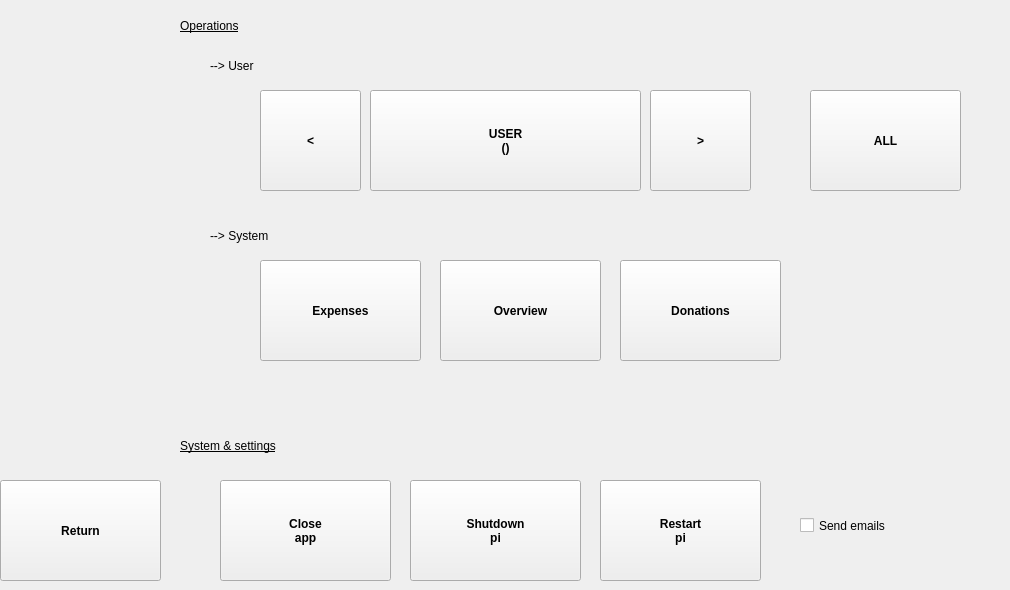
    <widget class="QWidget" name="admin_panel">
     <widget class="QPushButton" name="admin_user_pushButton">
      <property name="geometry">
       <rect>
        <x>370</x>
        <y>90</y>
        <width>271</width>
        <height>101</height>
       </rect>
      </property>
      <property name="font">
       <font>
        <weight>75</weight>
        <bold>true</bold>
       </font>
      </property>
      <property name="text">
       <string>USER
()</string>
      </property>
     </widget>
     <widget class="QLabel" name="label">
      <property name="geometry">
       <rect>
        <x>180</x>
        <y>10</y>
        <width>271</width>
        <height>31</height>
       </rect>
      </property>
      <property name="font">
       <font>
        <underline>true</underline>
       </font>
      </property>
      <property name="text">
       <string>Operations</string>
      </property>
     </widget>
     <widget class="QPushButton" name="admin_allUsers_pushButton">
      <property name="geometry">
       <rect>
        <x>810</x>
        <y>90</y>
        <width>151</width>
        <height>101</height>
       </rect>
      </property>
      <property name="font">
       <font>
        <weight>75</weight>
        <bold>true</bold>
       </font>
      </property>
      <property name="text">
       <string>ALL</string>
      </property>
     </widget>
     <widget class="QPushButton" name="admin_nextUser_pushButton">
      <property name="geometry">
       <rect>
        <x>650</x>
        <y>90</y>
        <width>101</width>
        <height>101</height>
       </rect>
      </property>
      <property name="font">
       <font>
        <weight>75</weight>
        <bold>true</bold>
       </font>
      </property>
      <property name="text">
       <string>&gt;</string>
      </property>
     </widget>
     <widget class="QPushButton" name="admin_previousUser_pushButton">
      <property name="geometry">
       <rect>
        <x>260</x>
        <y>90</y>
        <width>101</width>
        <height>101</height>
       </rect>
      </property>
      <property name="font">
       <font>
        <weight>75</weight>
        <bold>true</bold>
       </font>
      </property>
      <property name="text">
       <string>&lt;</string>
      </property>
     </widget>
     <widget class="QCheckBox" name="admin_email_checkBox">
      <property name="geometry">
       <rect>
        <x>800</x>
        <y>510</y>
        <width>201</width>
        <height>31</height>
       </rect>
      </property>
      <property name="text">
       <string>Send emails</string>
      </property>
      <property name="iconSize">
       <size>
        <width>25</width>
        <height>25</height>
       </size>
      </property>
     </widget>
     <widget class="QPushButton" name="admin_close_pushButton">
      <property name="geometry">
       <rect>
        <x>220</x>
        <y>480</y>
        <width>171</width>
        <height>101</height>
       </rect>
      </property>
      <property name="font">
       <font>
        <weight>75</weight>
        <bold>true</bold>
       </font>
      </property>
      <property name="text">
       <string>Close
app</string>
      </property>
     </widget>
     <widget class="QPushButton" name="admin_shutdown_pushButton">
      <property name="geometry">
       <rect>
        <x>410</x>
        <y>480</y>
        <width>171</width>
        <height>101</height>
       </rect>
      </property>
      <property name="font">
       <font>
        <weight>75</weight>
        <bold>true</bold>
       </font>
      </property>
      <property name="text">
       <string>Shutdown
pi</string>
      </property>
     </widget>
     <widget class="QPushButton" name="admin_restart_pushButton">
      <property name="geometry">
       <rect>
        <x>600</x>
        <y>480</y>
        <width>161</width>
        <height>101</height>
       </rect>
      </property>
      <property name="font">
       <font>
        <weight>75</weight>
        <bold>true</bold>
       </font>
      </property>
      <property name="text">
       <string>Restart
pi</string>
      </property>
     </widget>
     <widget class="QPushButton" name="admin_return_pushButton">
      <property name="geometry">
       <rect>
        <x>0</x>
        <y>480</y>
        <width>161</width>
        <height>101</height>
       </rect>
      </property>
      <property name="font">
       <font>
        <weight>75</weight>
        <bold>true</bold>
       </font>
      </property>
      <property name="text">
       <string>Return</string>
      </property>
     </widget>
     <widget class="QLabel" name="label_3">
      <property name="geometry">
       <rect>
        <x>180</x>
        <y>430</y>
        <width>271</width>
        <height>31</height>
       </rect>
      </property>
      <property name="font">
       <font>
        <underline>true</underline>
       </font>
      </property>
      <property name="text">
       <string>System &amp; settings</string>
      </property>
     </widget>
     <widget class="QLabel" name="label_16">
      <property name="geometry">
       <rect>
        <x>210</x>
        <y>50</y>
        <width>211</width>
        <height>31</height>
       </rect>
      </property>
      <property name="text">
       <string>--&gt; User</string>
      </property>
     </widget>
     <widget class="QLabel" name="label_17">
      <property name="geometry">
       <rect>
        <x>210</x>
        <y>220</y>
        <width>281</width>
        <height>31</height>
       </rect>
      </property>
      <property name="text">
       <string>--&gt; System</string>
      </property>
     </widget>
     <widget class="QPushButton" name="admin_expenses_pushButton">
      <property name="geometry">
       <rect>
        <x>260</x>
        <y>260</y>
        <width>161</width>
        <height>101</height>
       </rect>
      </property>
      <property name="font">
       <font>
        <weight>75</weight>
        <bold>true</bold>
       </font>
      </property>
      <property name="text">
       <string>Expenses</string>
      </property>
     </widget>
     <widget class="QPushButton" name="admin_overview_pushButton">
      <property name="geometry">
       <rect>
        <x>440</x>
        <y>260</y>
        <width>161</width>
        <height>101</height>
       </rect>
      </property>
      <property name="font">
       <font>
        <weight>75</weight>
        <bold>true</bold>
       </font>
      </property>
      <property name="text">
       <string>Overview</string>
      </property>
     </widget>
     <widget class="QPushButton" name="admin_donations_pushButton">
      <property name="geometry">
       <rect>
        <x>620</x>
        <y>260</y>
        <width>161</width>
        <height>101</height>
       </rect>
      </property>
      <property name="font">
       <font>
        <weight>75</weight>
        <bold>true</bold>
       </font>
      </property>
      <property name="text">
       <string>Donations</string>
      </property>
     </widget>
    </widget>
